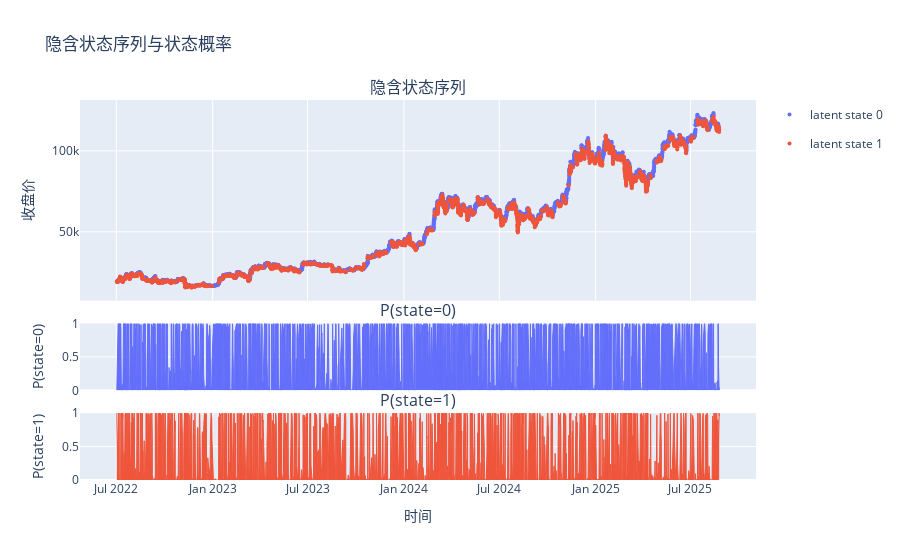

The notebook cell this image was saved under:
### Code cell
labeler_L5 = GMMLabeler(merged_bar, 5)
labeler_L5.plot_label_on_candles()

### Figure 1 — Plotly figure (JSON) as saved in the notebook; plotly's stock layout.template omitted (floating-point values rounded to 4 significant figures; data arrays with more than 128 entries replaced by an {"elided": "..."} marker saying what was removed)
{"data": [{"legendgroup": "state_0", "marker": {"color": "#636EFA", "size": 4}, "mode": "markers", "name": "latent state 0", "showlegend": true, "x": {"elided": "3276 str values"}, "y": {"elided": "3276 float values"}, "type": "scatter", "xaxis": "x", "yaxis": "y"}, {"legendgroup": "state_1", "marker": {"color": "#EF553B", "size": 4}, "mode": "markers", "name": "latent state 1", "showlegend": true, "x": {"elided": "2508 str values"}, "y": {"elided": "2508 float values"}, "type": "scatter", "xaxis": "x", "yaxis": "y"}, {"fill": "tozeroy", "fillcolor": "#636EFA", "legendgroup": "state_0", "line": {"color": "#636EFA", "width": 1}, "mode": "lines", "name": "P(state=0)", "opacity": 0.7, "showlegend": false, "x": {"elided": "5784 str values"}, "y": {"elided": "5784 float values"}, "type": "scatter", "xaxis": "x2", "yaxis": "y2"}, {"fill": "tozeroy", "fillcolor": "#EF553B", "legendgroup": "state_1", "line": {"color": "#EF553B", "width": 1}, "mode": "lines", "name": "P(state=1)", "opacity": 0.7, "showlegend": false, "x": {"elided": "5784 str values"}, "y": {"elided": "5784 float values"}, "type": "scatter", "xaxis": "x3", "yaxis": "y3"}], "layout": {"xaxis": {"anchor": "y", "domain": [0.0, 1.0], "matches": "x3", "showticklabels": false}, "yaxis": {"anchor": "x", "domain": [0.472, 1.0], "title": {"text": "收盘价"}}, "xaxis2": {"anchor": "y2", "domain": [0.0, 1.0], "matches": "x3", "showticklabels": false}, "yaxis2": {"anchor": "x2", "domain": [0.236, 0.412], "title": {"text": "P(state=0)"}, "range": [0, 1]}, "xaxis3": {"anchor": "y3", "domain": [0.0, 1.0], "title": {"text": "时间"}}, "yaxis3": {"anchor": "x3", "domain": [0.0, 0.176], "title": {"text": "P(state=1)"}, "range": [0, 1]}, "annotations": [{"font": {"size": 16}, "showarrow": false, "text": "隐含状态序列", "x": 0.5, "xanchor": "center", "xref": "paper", "y": 1.0, "yanchor": "bottom", "yref": "paper"}, {"font": {"size": 16}, "showarrow": false, "text": "P(state=0)", "x": 0.5, "xanchor": "center", "xref": "paper", "y": 0.412, "yanchor": "bottom", "yref": "paper"}, {"font": {"size": 16}, "showarrow": false, "text": "P(state=1)", "x": 0.5, "xanchor": "center", "xref": "paper", "y": 0.176, "yanchor": "bottom", "yref": "paper"}], "title": {"text": "隐含状态序列与状态概率"}, "showlegend": true, "hovermode": "x unified"}}
